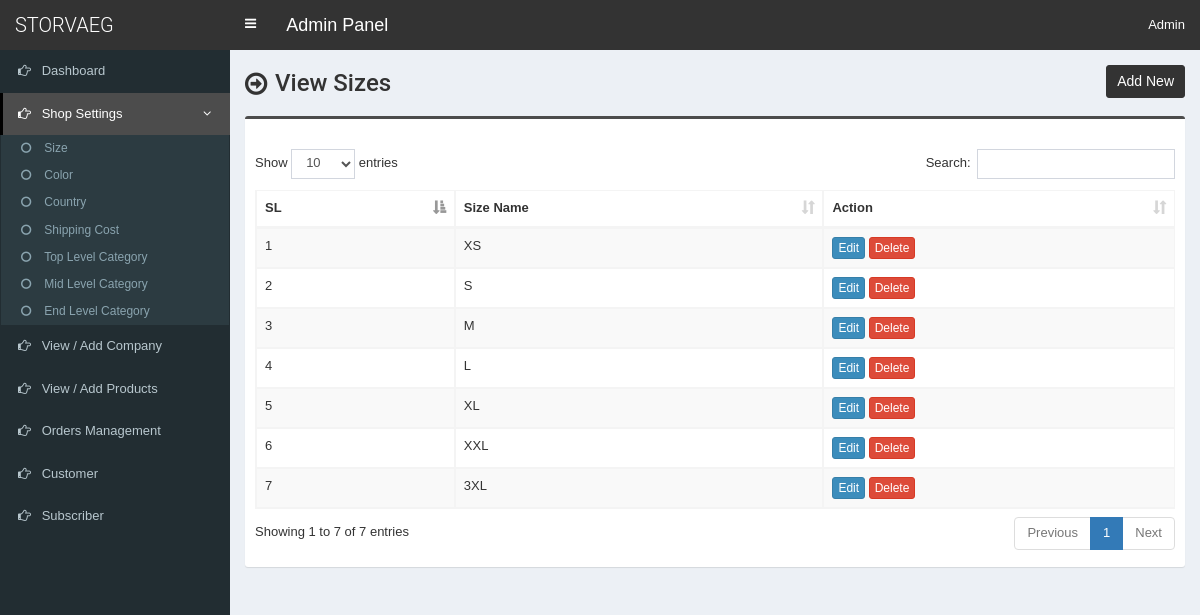
The page /admin/size.php on the database its author committed.
### tables this page shows
CREATE TABLE `tbl_size` (
  `size_id` int(11) NOT NULL,
  `size_name` varchar(255) NOT NULL
);

### admin/size.php (the view, shortened to what this page needs)
<?php require_once('header.php'); ?>
<section class="content-header">
	<div class="content-header-left">
		<h1>View Sizes</h1>
	</div>
	<div class="content-header-right">
		<a href="size-add.php" class="btn btn-primary btn-sm">Add New</a>
	</div>
</section>
<section class="content">
  <div class="row">
    <div class="col-md-12">
      <div class="box box-info">
        <div class="box-body table-responsive">
          <table id="example1" class="table table-bordered table-striped">
			<thead>
			    <tr>
			        <th>SL</th>
			        <th>Size Name</th>
			        <th>Action</th>
			    </tr>
			</thead>
            <tbody>
            	<?php
            	$i=0;
            	$statement = $pdo->prepare("SELECT * FROM tbl_size ORDER BY size_id ASC");
            	$statement->execute();
            	$result = $statement->fetchAll(PDO::FETCH_ASSOC);
            	foreach ($result as $row) {
            		$i++;
            		?>
					<tr>
	                    <td><?php echo $i; ?></td>
	                    <td><?php echo $row['size_name']; ?></td>
	                    <td>
	                        <a href="size-edit.php?id=<?php echo $row['size_id']; ?>" class="btn btn-primary btn-xs">Edit</a>
	                        <a href="#" class="btn btn-danger btn-xs" data-href="size-delete.php?id=<?php echo $row['size_id']; ?>" data-toggle="modal" data-target="#confirm-delete">Delete</a>
	                    </td>
	                </tr>
            		<?php
            	}
            	?>
            </tbody>
          </table>
        </div>
      </div>
</section>
<?php require_once('footer.php'); ?>

### admin/style.css (style rules this page uses)
body { font-size: 13px; font-family: 'Poppins', sans-serif; }
.content-header>h1, .content-header .content-header-left h1 { font-family: 'Roboto', sans-serif; }
.box-info { padding-top: 20px; }
.content-header { overflow: hidden; }
.content-header .content-header-left { float: left; padding-top: 5px; }
.content-header .content-header-right { float: right; }
.content-header .content-header-left h1 { margin-top: 0; margin-bottom: 0; padding-left: 30px; padding-bottom: 5px; font-size: 24px; position: relative; }
.content-header .content-header-left h1:before { position: absolute; top: 0; left: 0; font-family: 'FontAwesome', sans-serif; font-size: 26px; content: '\f18e'; }
.content-header .content-header-right a { position: relative; font-size: 14px; }
.box.box-info { border-top-color: #4c4c4c; }
.content-header .content-header-right a { background-color: #333333; border-color: #333333; }

### rows shown on the page
tbl_size: size_name "XS"
tbl_size: size_name "S"
tbl_size: size_name "M"
tbl_size: size_name "L"
tbl_size: size_name "XL"
tbl_size: size_name "XXL"
tbl_size: size_name "3XL"
